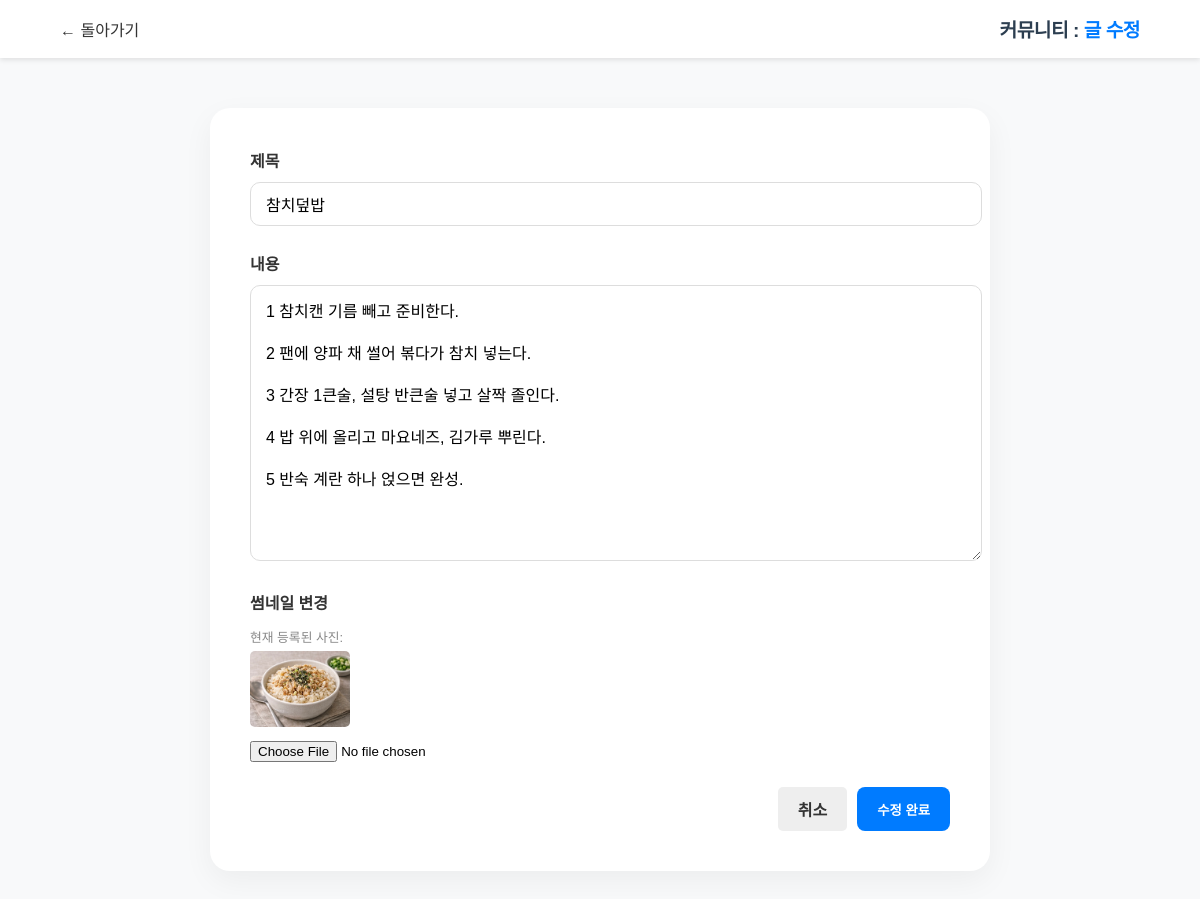
The page /posts/2/edit/ (signed in) on the database its author committed.
### community/models.py (models this page shows, shortened)
class Post(models.Model):
    author = models.ForeignKey(User, on_delete=models.CASCADE)
    title = models.CharField(max_length=100) #제목
    content = models.TextField() #내용 저장될 곳
    thumbnail = models.ImageField(upload_to="community", blank=True, null=True) #이미지 저장될 곳(여기서 pip install Pillow)
    created_at = models.DateTimeField(auto_now_add=True) #글작성시간 자동 저장
    likes = models.ManyToManyField(settings.AUTH_USER_MODEL, related_name='like_posts', blank=True)

### community/views.py (the view, shortened to what this page needs)
# urls.py: re_path(r'^posts/(?P<post_id>\d+)/edit/$', views.post_edit, name='post_edit'), #수정
@login_required
def post_edit(request, post_id):
    my_post = get_object_or_404(Post, id=post_id)
    if my_post.author != request.user:
        return redirect("community:post_detail", post_id=post_id)
    return render(request, "community/post_edit.html", {"post": my_post})

### templates/community/post_edit.html (shortened to what this page needs)
{% load static %}
<!doctype html>
<html lang="ko">
<head>
    <link rel="stylesheet" href="{% static 'css/community.css' %}">
</head>
<body>
    <div id="navbar">
        <a href="{% url 'community:post_detail' post.id %}" style="text-decoration:none; color:#333;">← 돌아가기</a>
        <span>커뮤니티 : <b>글 수정</b></span>
    </div>
    <div id="post-form-container"> <form method="POST" enctype="multipart/form-data">
            <div class="form-group">
                <label>제목</label>
                <input name="title" type="text" value="{{ post.title }}" required>
            </div>
            <div class="form-group">
                <label>내용</label>
                <textarea name="content" required>{{ post.content }}</textarea>
            </div>
            <div class="form-group">
                <label>썸네일 변경</label>
                {% if post.thumbnail %}
                    <div style="margin-bottom: 10px;">
                        <p style="font-size: 0.8em; color: #888; margin-bottom: 5px;">현재 등록된 사진:</p>
                        <img src="{{ post.thumbnail.url }}" style="width: 100px; border-radius: 5px;">
                    </div>
                {% endif %}
                <input name="thumbnail" type="file">
            </div>
            <div class="form-actions" style="margin-top: 20px;">
                <a href="{% url 'community:post_detail' post.id %}" class="btn" style="background:#eee; color:#333; text-decoration:none; padding:10px 20px; border-radius:5px; display:inline-block;">취소</a>
                <button type="submit" class="btn btn-primary">수정 완료</button>
            </div>
        </form>
    </div>
</body>
</html>

### static/css/community.css (style rules this page uses)
body { font-family: 'Pretendard', sans-serif; background-color: #f8f9fa; margin: 0; padding: 0; }
#navbar { background: white; padding: 15px 5%; display: flex; justify-content: space-between; align-items: center; box-shadow: 0 2px 5px rgba(0,0,0,0.1); position: sticky; top: 0; z-index: 100; }
#navbar span { font-weight: 800; font-size: 1.2rem; color: #2c3e50; letter-spacing: -0.5px; }
#navbar span b { color: #007bff; font-weight: 800; }
.btn { padding: 10px 20px; border-radius: 8px; text-decoration: none; font-weight: 600; display: inline-block; }
.btn-primary { background: #007bff; color: white; border: none; }
#post-form-container { max-width: 700px; margin: 50px auto; background: white; padding: 40px; border-radius: 20px; box-shadow: 0 10px 30px rgba(0,0,0,0.05); }
.form-group { margin-bottom: 25px; }
.form-group label { display: block; font-weight: 700; margin-bottom: 10px; color: #333; }
.form-group input[type="text"], .form-group textarea { width: 100%; padding: 12px 15px; border: 1px solid #ddd; border-radius: 10px; font-size: 1rem; font-family: inherit; }
.form-group textarea { height: 250px; resize: vertical; }
.form-actions { display: flex; justify-content: flex-end; gap: 10px; margin-top: 30px; }

### rows shown on the page
Post: title "참치덮밥", content "1 참치캔 기름 빼고 준비한다. 2 팬에 양파 채 썰어 볶다가 참치 넣는다. 3 간장 1큰술, 설탕 반큰술 넣고 살짝 졸인다. 4 밥 위에 올리고 마요네즈, 김가루 뿌린다. 5 반숙 계란 하나 얹으면 완성.", thumbnail (picture)
